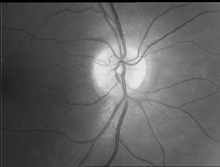
%> input picture Dataset/Image/R067.pgm, 220 x 167 px, shrunk from 768 x 584 before the run; its folder holds only this picture in this run
$ octave preprocessing.m   (GNU Octave 9; MATLAB toolbox functions it lacks are replaced by stand-ins)
%> lines starting %> are read from the running program, lines starting %| are printed output that depends on the picture
### Preconditioning/myThreshold.m
function [tt1,e1,cmtx] = myThreshold(rt)

[M,N] =size(rt);
cmtx = zeros(256,256);
for m = 1:M-1
    for n = 1:N-1
       cmtx(rt(m,n)+1,rt(m,n+1)+1) = cmtx(rt(m,n)+1,rt(m+1,n+1)+1) + 1;
    end
end

scmtx = sum(cmtx(:));
prob = cmtx/scmtx;

emax = -100;
for i=1:255

    probA = 0;
    probC = 0;

    subProbA = prob(1:i,1:i);
    probA = sum(subProbA(:));
    HA(i) = -0.5*(probA*log2(probA+0.0000001));

    subProbC = prob(i+1:256,i+1:256);
    probC = sum(subProbC(:));
    HC(i) = -0.5*(probC*log2(probC+0.0000001));

    e1(i) = HA(i) + HC(i);
    if e1(i) >= emax
        emax = e1(i);
        tt1 = i;
    end
end

### Preconditioning/msk.m
function mk = msk(IG,ms)

[M,N] = size(IG);
mk = zeros(M,N);
for l=1:M
    for k=1:N
        if IG(l,k)>ms
            mk(l,k)=255;
        end
    end
end

for i=1:N
    for j=1:M
        if mk(j,i)==255
            for k=1:10
                mk(j+k-1,i)=0;
            end
            break;
        end
    end
end
for i=1:N
    for j=M:-1:1
        if mk(j,i)==255
            for k=1:10
                mk(j-k+1,i)=0;
            end
            break;
        end
    end
end

### preprocessing.m
clear all;
close all;
clc;

%Retinal images' multiscale segmentation and skeleton%

path(path,'./PreProcessing'); %add path

imgDir = './Dataset/Image/';
D=dir(fullfile(imgDir,'*.pgm'));
outDir = './Dataset/Skeleton/'; mkdir(outDir);

maxlevel=0;
flt='cl';
SNR=5;

for count = 1:numel(D)
    lmDir=fullfile(imgDir,D(count).name);
    outFile = fullfile(outDir,[D(count).name(1:end-4) ]);
    mkdir(outFile);
    X=imread(lmDir);
%> X is the input picture: size 167x220 uint8; min 0, max 232, mean 96.3

    %%%segmentation
    IG=X;
%     X=rgb2gray(X);
    f=double(X);
    Y=f;

    [M,N]=size(Y);
%> M = 167; N = 220

    sa = 2.0;
    [M1,N1]=size(Y);
%> M1 = 167; N1 = 220
    x1=[-6:6];
    tmp2=exp(-(x1.*x1))/(2*sa*sa); % constcut the filter with casue kernel
    tmp2=max(tmp2)-tmp2;
    ht1=repmat(tmp2,[9 1]);
    sht1=sum(ht1(:));
    mean=sht1/(13*9);
    ht1=ht1-mean;
    ht1=ht1/sht1;
    h{1}=zeros(15,16);
    for i=1:9
        for j=1:13
            h{1}(i+3,j+1)=ht1(i,j); % filter side 9*13
        end
    end
    for k=1:11
        ag=15*k;
        h{k+1}=imrotate(h{1},ag,'bicubic','crop'); % rotate the filter 15*i to detect vessels with different angles
    end
    for k=1:12
        R{k}=conv2( Y,h{k},'same'); % convw image to detect vessels
    end
%> after the loop, R = 12 items
    rt=zeros(M1,N1);
    for  i=1:M1
        for j=1:N1
            ER= [R{1}(i,j),R{2}(i,j),R{3}(i,j),R{4}(i,j),R{5}(i,j),R{6}(i,j),...
                R{7}(i,j), R{8}(i,j), R{9}(i,j), R{10}(i,j), R{11}(i,j), R{12}(i,j)];
            rt(i,j) = max(ER);
        end
    end
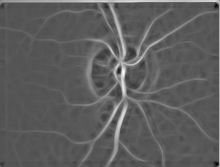
%> rt: size 167x220 double; min -3.41, max 7.08, mean 0.46; drawn with min black and max white
    rmin=abs(min(rt(:)));
%> rmin = 3.41

    for m=1:M1
        for n=1:N1
            rt(m,n)=rt(m,n)+rmin;
        end
    end

    Img=rt;
    eps1=0.000001;

    [nrow, ncol]=size(Img);
%> nrow = 167; ncol = 220
    I_temp=Img;% initial value
    I_temp=I_temp.*0;
%> I_temp: size 167x220 double; every value is 0
    Imgu=Img.*0;
    lamda=0.001;
    timestep=0.01;
    f=Img;
    for n=1:14
        for nnnn=1:1
            Iy_back = I_temp-I_temp(:,[1,1:ncol-1]);% D_y in paper
            Iy_forw = I_temp(:,[2:ncol,ncol])-I_temp;% D+y in paper
            Ix_back = I_temp-I_temp([1,1:nrow-1],:); % D_x in paper
            Ix_forw = I_temp([2:nrow,nrow],:)-I_temp; % D+x in paper
            Iy = 0.5*(I_temp(:,[2:ncol,ncol])-I_temp(:,[1,1:ncol-1])); % D_0y in paper
            Ix = 0.5*(I_temp([2:nrow,nrow],:)-I_temp([1,1:nrow-1],:)); % D_0x in paper
            % computer CE of the paper
            c11=Ix_forw.^2+Iy.^2+eps1;
            c12=c11.^(1/2);
            c1=1./c12;
            % computer CW of the paper
            Iyy=Iy([1,1:nrow-1],:);
            c21=Ix_back.^2+Iyy.^2+eps1;   % origal code is   c21=Ix_back.^2+Iy.^2+eps1;
            c22=c21.^(1/2);
            c2=1./c22;
            % computer CS of the paper
            c31=Iy_forw.^2+Ix.^2+eps1;
            c32=c31.^(1/2);
            c3=1./c32;
            % computer CN of the paper   % orgial code is  c41=Iy_back.^2+Ix.^2+eps1;
            Ixx=Ix(:,[1,1:ncol-1]);
            c41=Iy_back.^2+Ixx.^2+eps1;
            c42=c41.^(1/2);
            c4=1./c42;

            % temporary a I
            I_temp=(2*lamda.*f+c1.*I_temp([2:nrow,nrow],:)+c2.*I_temp([1,1:nrow-1],:)+c3.*I_temp(:,[2:ncol,ncol])+c4.*I_temp(:,[1,1:ncol-1]))./(2*lamda+c1+c2+c3+c4);

        end
        Imgu=Imgu+I_temp;
        Imguf{n}=I_temp;
        f=f-I_temp;
        lamda=lamda*2;

    end
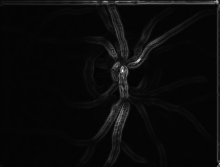
%> I_temp: size 167x220 double; min 0.00718, max 1.11, mean 0.0534; drawn with min black and max white
%> after the loop, Imguf = 14 items; lamda = 16.38

    dx=1;
    dy=1;

    num=14;
    for  ws=1:num

        rmax = max(max(Imguf{ws}));
        for m = 1:M
            for n = 1:N
                Imguf{ws}(m,n) = round(Imguf{ws}(m,n)*255/rmax);  % change to 0-255

            end
        end

        minImguf=min(min(Imguf{ws}));
        Imguf{ws}=Imguf{ws}-minImguf;
        Imguf{ws}(Imguf{ws}>255)=255;


        [tt1,e1,cmtx] = myThreshold(Imguf{ws});
        ms = 45;
        mk = msk(Y,ms);
        rt2 = 255*ones(M,N);
        for i=1:M
            for j=1:N
                if  Imguf{ws}(i,j)>=tt1 && mk(i,j)==255
                    rt2(i,j)=0;
                end
            end
        end

        J{ws} = im2bw(rt2);
        J{ws}= ~J{ws};
        [Label,Num] = bwlabel(J{ws});
        Lmtx = zeros(Num+1,1);

        for i=1:M
            for j=1:N
                Lmtx(double(Label(i,j))+1) = Lmtx(double(Label(i,j))+1) + 1;
            end
        end
        sLmtx = sort(Lmtx);
        cp = 0;
        for i=1:M
            for j=1:N
                if (Lmtx(double(Label(i,j)+1)) > cp) && (Lmtx(double(Label(i,j)+1)) ~= sLmtx(Num+1,1))
                    J{ws}(i,j) = 0;
                else
                    J{ws}(i,j) = 1;
                end
            end
        end

        for i=1:M
            for j=1:N
                if mk(i,j)==0
                    J{ws}(i,j)=1;
                end
            end
        end
        name = {'01';'02';'03';'04';'05';'06';'07';'08';'09';'10';'11';'12';'13';'14'};
        outName=strcat(outFile,'/',name(ws),'.jpg');
        outName=cell2mat(outName);
        imwrite(J{ws},outName,'jpg');

        %%%denoise
        J{ws}=~J{ws};
        [labelmap, num]=bwlabel(J{ws},8);
        for i=1:num
            if(sum(sum(labelmap==i))<100)
                J{ws}(labelmap==i)=0;
            end
        end

        %%%filling
        se=strel('square',3);
        img=imdilate(J{ws},se);
        img1=imerode(img,se);
        outName1=strcat(outFile,'/',name(ws),'.png');
        outName1=cell2mat(outName1);
        imwrite(img1,outName1,'png');

        %%%skeleton
%> (the run ends here)
